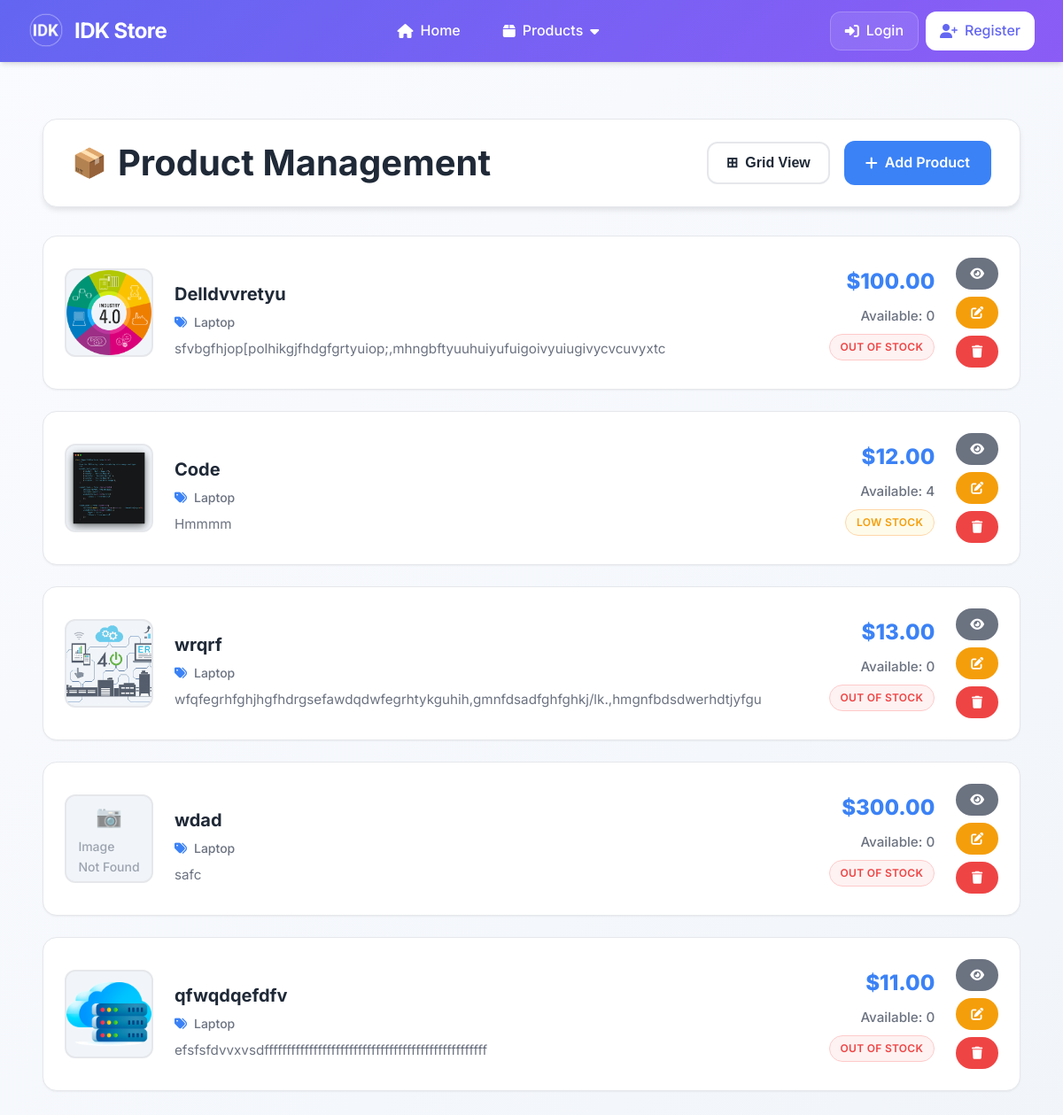
/products/product-management/, run on the app's committed database.
### products/models.py (models this page shows, shortened)
class Product(models.Model):
    name = models.CharField(max_length=255)
    description = models.TextField()
    price = models.DecimalField(max_digits=10, decimal_places=2)
    quantity = models.PositiveIntegerField(default=0)
    image = models.ImageField(upload_to='products/', blank=True)
    category = models.ForeignKey('Category', on_delete=models.CASCADE, related_name='products', null=True, blank=True)

class Category(models.Model):
    name = models.CharField(max_length=100)
    description = models.TextField(blank=True)
    def __str__(self):
        return self.name

### products/views.py (the view)
# urls.py: path('product-management/', views.product_management, name='product_management'),
def product_management(request):
    products = Product.objects.all()
    return render(request, 'products/product_management.html', {'products': products})

### cart/context_processors.py (called while the page is built, shortened)
def cart_processor(request):
    return {
        'cart_total_items': 0,
        'cart_total_price': 0,
    }

### products/templates/products/product_management.html (shortened to what this page needs)
{% extends 'store/base.html' %}
{% load static %}
{% block content %}
<div class="products-management-container">
    <div class="products-header">
        <h1>Product Management</h1>
        <div class="header-actions">
            <button onclick="toggleView()" class="view-toggle-btn" id="viewToggleBtn" aria-label="Toggle products view">
                <span id="viewIcon" aria-hidden="true">⊞</span>
                <span id="viewText">Grid View</span>
            </button>
            <a href="{% url 'products:add_product' %}" class="btn btn-primary">
                <i class="fas fa-plus"></i>
                Add Product
            </a>
        </div>
    </div>
    <div class="products-container" id="productsContainer">
        {% for product in products %}
            <div class="product-item">
                <div class="product-image-container" tabindex="0" aria-label="Product image">
                    {% if product.image %}
                        <img src="{{ product.image.url }}" alt="{{ product.name }}" class="product-image" loading="lazy"
                             onerror="console.error('Failed to load image:', this.src); this.style.display='none'; this.nextElementSibling?.style.display='block';">
                    {% else %}
                        <div class="no-image">No Image</div>
                    {% endif %}
                </div>
                <div class="product-details">
                    <div class="product-main-info">
                        <h3 class="product-title" title="{{ product.name }}">{{ product.name }}</h3>
                        <div class="product-category">
                            <i class="fas fa-tags"></i>
                            {{ product.category|default:"No category" }}
                        </div>
                        <div class="product-description">{{ product.description|truncatewords:15 }}</div>
                    </div>
                    <div class="product-meta">
                        <div class="product-price">${{ product.price }}</div>
                        <div class="product-quantity">
                            Available: {{ product.quantity }}
                        </div>
                        {% if product.quantity == 0 %}
                            <span class="badge badge-danger">Out of Stock</span>
                        {% elif product.quantity < 5 %}
                            <span class="badge badge-warning">Low Stock</span>
                        {% else %}
                            <span class="badge badge-success">In Stock</span>
                        {% endif %}
                    </div>
                </div>
                <div class="product-actions">
                    <a href="{% url 'products:product_detail' product.id %}" class="btn btn-secondary btn-sm" title="View product">
                        <i class="fas fa-eye"></i>
                    </a>
                    <a href="{% url 'products:edit_product' product.id %}" class="btn btn-warning btn-sm" title="Edit product">
                        <i class="fas fa-edit"></i>
                    </a>
                    <a href="{% url 'products:delete_product' product.id %}" class="btn btn-danger btn-sm" title="Delete product">
                        <i class="fas fa-trash"></i>
                    </a>
                </div>
            </div>
        {% endfor %}
    </div>
</div>
{% endblock %}

### store/templates/store/base.html (style rules this page uses)
:root { --primary: #6366f1; --primary-dark: #4f46e5; --secondary: #8b5cf6; --accent: #06b6d4; --success: #10b981; --warning: #f59e0b; --danger: #ef4444; --dark: #1f2937; --gray: #6b7280; --light: #f9fafb; --white: #ffffff; --gradient-primary: linear-gradient(135deg, var(--primary) 0%, var(--secondary) 100%); --gradient-bg: linear-gradient(135deg, #fafbff 0%, #f1f5f9 100%); --border-radius: 12px; --border-radius-lg: 16px; --shadow: 0 4px 6px -1px rgb(0 0 0 / 0.1), 0 2px 4px -2px rgb(0 0 0 / 0.1); --shadow-lg: 0 10px 15px -3px rgb(0 0 0 / 0.1), 0 4px 6px -4px rgb(0 0 0 / 0.1); --container-max: 1200px; --nav-height: 70px; --mobile-nav-height: 60px; --font-family: 'Inter', -apple-system, BlinkMacSystemFont, 'Segoe UI', Roboto, sans-serif; }
* { box-sizing: border-box; }
html { height: 100%; -webkit-text-size-adjust: 100%; text-size-adjust: 100%; }
body { margin: 0; height: 100%; min-height: 100vh; min-height: 100dvh; font-family: var(--font-family); font-size: 16px; line-height: 1.6; color: var(--dark); background: var(--gradient-bg); -webkit-font-smoothing: antialiased; -moz-osx-font-smoothing: grayscale; -webkit-tap-highlight-color: transparent; overscroll-behavior-y: none; }
h1, h2, h3, h4, h5, h6 { font-weight: 700; color: var(--dark); line-height: 1.2; margin-bottom: 1rem; }
h1 { font-size: 2.5rem; }
h3 { font-size: 1.5rem; }

### data on the page
Product: image (picture), name "Delldvvretyu", category "Laptop", description "sfvbgfhjop[polhikgjfhdgfgrtyuiop;,mhngbftyuuhuiyufuigoivyuiugivycvcuvyxtc", price "100.00", quantity "0", shows "OUT OF STOCK"
Product: image (picture), name "Code", category "Laptop", description "Hmmmm", price "12.00", quantity "4", shows "LOW STOCK"
Product: image (picture), name "wrqrf", category "Laptop", description "wfqfegrhfghjhgfhdrgsefawdqdwfegrhtykguhih,gmnfdsadfghfghkj/lk.,hmgnfbdsdwerhdtjyfgu", price "13.00", quantity "0", shows "OUT OF STOCK"
Product: name "wdad", category "Laptop", description "safc", price "300.00", quantity "0", shows "OUT OF STOCK"
Product: image (picture), name "qfwqdqefdfv", category "Laptop", description "efsfsfdvvxvsdffffffffffffffffffffffffffffffffffffffffffffffffff", price "11.00", quantity "0", shows "OUT OF STOCK"
